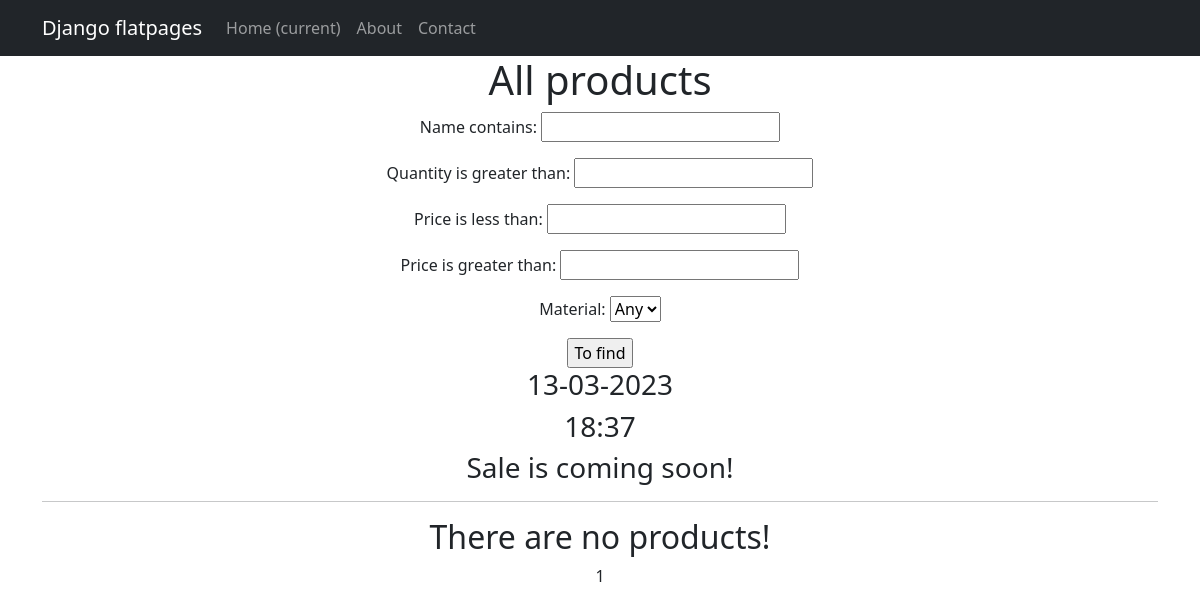
The app's page /products/, older data.
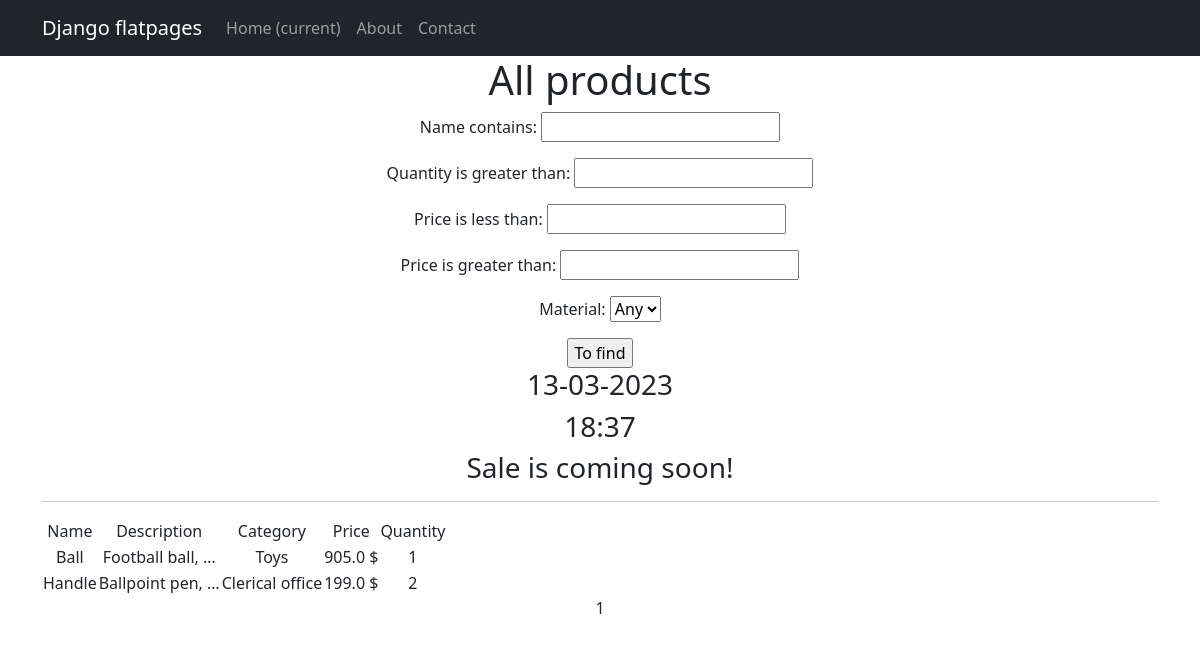
The same page, newer data.
### simpleapp/models.py (models this page shows, shortened)
class Product(models.Model):
    objects = None
    name = models.CharField(
        max_length=50,
        unique=True,
    )
    description = models.TextField()
    quantity = models.IntegerField(
        validators=[MinValueValidator(0)],
    )
    category = models.ForeignKey(
        to='Category',
        on_delete=models.CASCADE,
        related_name='products',
    )
    price = models.FloatField(
        validators=[MinValueValidator(0.0)],
    )

class Category(models.Model):
    name = models.CharField(max_length=100, unique=True)

### simpleapp/views.py (the view)
# urls.py: path('', ProductsList.as_view(), name='product_list'),
class ProductsList(ListView):
    model = Product
    ordering = 'name'
    template_name = 'products.html'
    context_object_name = 'products'
    paginate_by = 2
    def get_queryset(self):
        queryset = super().get_queryset()
        self.filterset = ProductFilter(self.request.GET, queryset)
        return self.filterset.qs
    def get_context_data(self, **kwargs):
        context = super().get_context_data(**kwargs)
        context['next_sale'] = None
        context['filterset'] = self.filterset
        return context

### simpleapp/templatetags/custom_filters.py (called while the page is built)
@register.filter()
def currency(value, code='rub'):
   postfix = CURRENCIES_SYMBOLS[code]
   return f'{value} {postfix}'

### simpleapp/templatetags/custom_tags.py (called while the page is built)
@register.simple_tag()
def current_time(format_string='%d-%m-%Y  %H:%M'):
   return datetime.utcnow().strftime(format_string)

### templates/products.html (shortened to what this page needs)
{% extends 'flatpages/default.html' %}
{% load custom_filters %}
{% load custom_tags %}
{% block content %}
   <h1>All products</h1>
   <form action="" method="get">
       {{ filterset.form.as_p }}
       <input type="submit" value="To find" />
   </form>
   <h3>{% current_time '%d-%m-%Y' %}</h3>
   <h3>{% current_time '%H:%M' %}</h3>
   <h3> {{ next_sale|default_if_none:"Sale is coming soon!" }} </h3>
   <hr>
   {% if products %}
       <table>
           <tr>
               <td>Name</td>
               <td>Description</td>
               <td>Category</td>
               <td>Price</td>
               <td>Quantity</td>
           </tr>
           {% for product in products %}
           <tr>
               <td>{{ product.name }}</td>
               <td>{{ product.description|truncatewords:2 }}</td>
               <td>{{ product.category.name }}</td>
               <td>{{ product.price|currency:'usd' }}</td>
               <td>{{ product.quantity }}</td>
           </tr>
           {% endfor %}
       </table>
   {% else %}
       <h2>There are no products!</h2>
   {% endif %}
   {{ page_obj.number }}
{% endblock content %}

### templates/flatpages/default.html (shortened to what this page needs)
<!DOCTYPE html>
<html lang="en">
    <head>
        {% load static %}
        <link href="{% static 'css/styles.css'%}" rel="stylesheet" />
    </head>
    <body>
        <nav class="navbar navbar-expand-lg navbar-dark bg-dark static-top">
   <div class="container">
       <a class="navbar-brand" href="#">Django flatpages</a>
       <div class="collapse navbar-collapse" id="navbarResponsive">
           <ul class="navbar-nav ml-auto">
               <li class="nav-item active">
                   <a class="nav-link" href="#">Home
                       <span class="sr-only">(current)</span>
                   </a>
               </li>
               <li class="nav-item">
                   <a class="nav-link" href="/about/">About</a>
               </li>
               <li class="nav-item">
                   <a class="nav-link" href="/contacts/">Contact</a>
               </li>
           </ul>
       </div>
   </div>
</nav>
    <div class="container">
   <div class="row">
       <div class="col-lg-12 text-center">
           {% block content %}{% endblock content %}
       </div>
   </div>
</div>
    </body>
</html>

Row changes from the older to the newer data that the page shows:
added Product: name "Ball", description "Football ball, …", category.name "Toys", price "905.0 $", quantity "1"
added Product: name "Handle", description "Ballpoint pen, …", category.name "Clerical office", price "199.0 $", quantity "2"
Text that changed along with them:
text no longer shown: "There are no products!"
text now shown: "Name Description Category Price Quantity"
